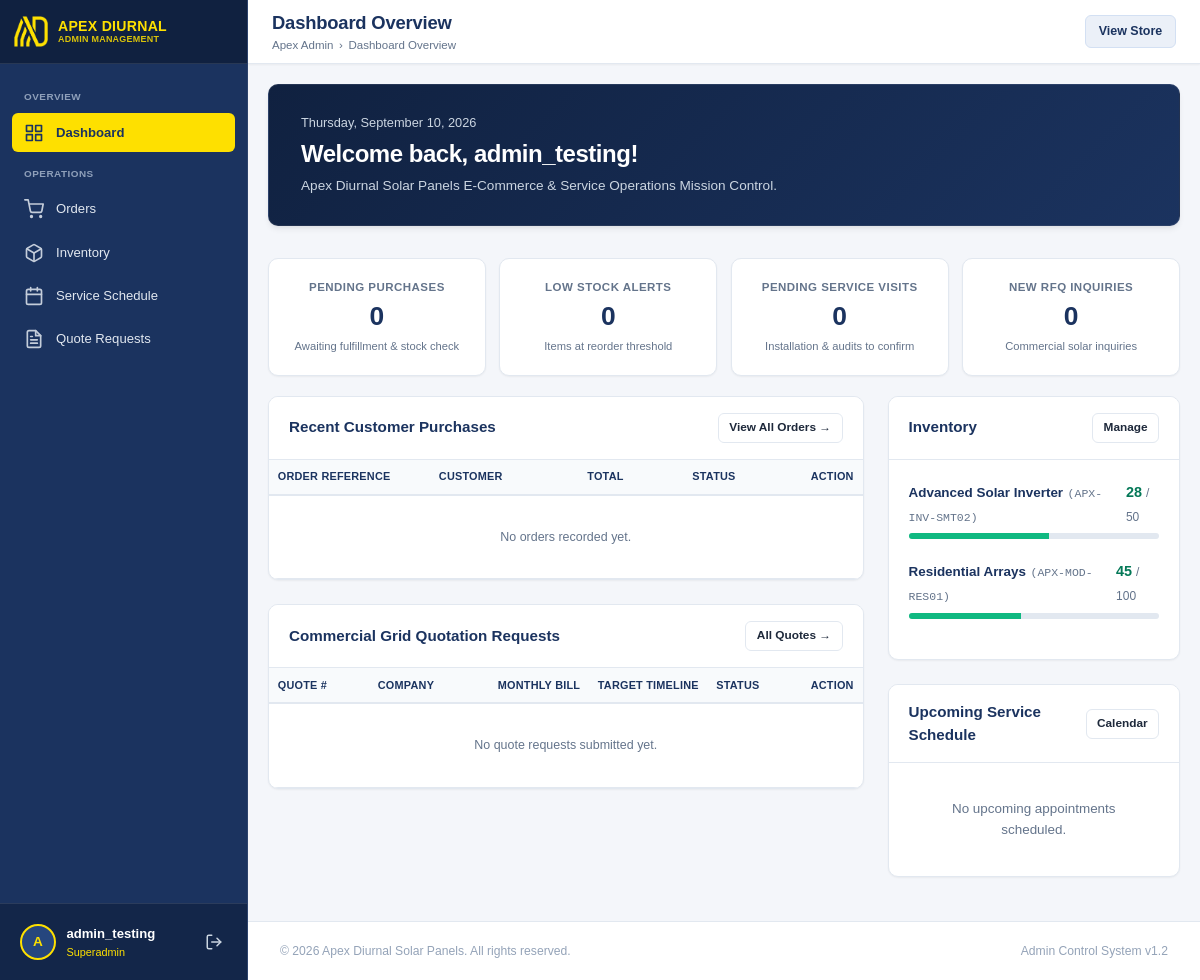
/admin/index.php (signed in), run on the app's committed database.
### tables this page shows
CREATE TABLE IF NOT EXISTS inventory (
    id INT AUTO_INCREMENT PRIMARY KEY,
    product_id VARCHAR(50) NOT NULL UNIQUE,
    sku VARCHAR(50) NOT NULL UNIQUE,
    current_stock INT NOT NULL DEFAULT 0,
    min_stock_level INT NOT NULL DEFAULT 5,
    max_stock_level INT NOT NULL DEFAULT 100,
    reorder_point INT NOT NULL DEFAULT 10,
    last_updated TIMESTAMP DEFAULT CURRENT_TIMESTAMP ON UPDATE CURRENT_TIMESTAMP,
    FOREIGN KEY (product_id) REFERENCES products(id) ON DELETE CASCADE
);

CREATE TABLE IF NOT EXISTS products (
    id VARCHAR(50) PRIMARY KEY,
    name VARCHAR(255) NOT NULL,
    type ENUM('physical', 'service', 'custom') NOT NULL DEFAULT 'physical',
    base_price DECIMAL(10,2) NOT NULL DEFAULT 0.00,
    description TEXT,
    image VARCHAR(255),
    is_active TINYINT(1) NOT NULL DEFAULT 1,
    created_at TIMESTAMP DEFAULT CURRENT_TIMESTAMP
);

### admin/auth.php (called while the page is built, shortened)
<?php
function isAdminLoggedIn(): bool
{
    return !empty($_SESSION['admin_id']);
}
function getAdminUser(): ?array
{
    return [
        'id' => (int) $_SESSION['admin_id'],
        'username' => $_SESSION['admin_username'] ?? 'Admin',
        'email' => $_SESSION['admin_email'] ?? '',
        'role' => $_SESSION['admin_role'] ?? 'staff',
    ];
}

### admin/index.php (the view, shortened to what this page needs)
<?php
require_once __DIR__ . '/auth.php';
$db = getConnection();
$pending_orders = (int) $db->query("SELECT COUNT(*) FROM orders WHERE status = 'pending'")->fetchColumn();
$low_stock_items = (int) $db->query("SELECT COUNT(*) FROM inventory WHERE current_stock <= reorder_point")->fetchColumn();
$pending_bookings = (int) $db->query("SELECT COUNT(*) FROM service_bookings WHERE status = 'pending'")->fetchColumn();
$new_quotes = (int) $db->query("SELECT COUNT(*) FROM quote_requests WHERE status = 'new'")->fetchColumn();
$sqlRecentOrders = "
    SELECT
        o.id, o.order_number, o.customer_name, o.total_amount, o.status, o.created_at,
        COUNT(oi.id) as item_count
    FROM orders o
    LEFT JOIN order_items oi ON o.id = oi.order_id
    GROUP BY o.id
    ORDER BY o.created_at DESC
    LIMIT 6
";
$recent_orders = $db->query($sqlRecentOrders)->fetchAll(PDO::FETCH_ASSOC);
$sqlUpcomingBookings = "
    SELECT * FROM service_bookings
    WHERE preferred_date >= CURDATE() AND status != 'cancelled'
    ORDER BY preferred_date ASC, preferred_time_slot ASC
    LIMIT 5
";
$upcoming_bookings = $db->query($sqlUpcomingBookings)->fetchAll(PDO::FETCH_ASSOC);
$sqlRecentQuotes = "
    SELECT * FROM quote_requests
    ORDER BY (status = 'new') DESC, created_at DESC
    LIMIT 5
";
$recent_quotes = $db->query($sqlRecentQuotes)->fetchAll(PDO::FETCH_ASSOC);
$sqlInventory = "
    SELECT p.name, p.image, i.sku, i.current_stock, i.min_stock_level, i.max_stock_level, i.reorder_point
    FROM inventory i
    JOIN products p ON i.product_id = p.id
    ORDER BY (i.current_stock <= i.reorder_point) DESC, i.current_stock ASC
";
$inventory_health = $db->query($sqlInventory)->fetchAll(PDO::FETCH_ASSOC);
$admin = getAdminUser();
include __DIR__ . '/includes/header.php';
?>
<div
  style="background: linear-gradient(135deg, var(--navy-dark) 0%, var(--navy-primary) 100%); color:#ffffff; border-radius: var(--radius-md); padding: 1.75rem 2rem; margin-bottom: 2rem; display: flex; justify-content: space-between; align-items: center; flex-wrap: wrap; gap: 1.25rem; border: 1px solid rgba(255,255,255,0.08); box-shadow: var(--shadow-md);">
  <div>
    <div style="display:flex; align-items:center; gap:0.5rem; margin-bottom:0.25rem;">
      <span style="font-size:0.8rem; color:#cbd5e1;"><?php echo date('l, F j, Y'); ?></span>
    </div>
    <h2 style="font-size: 1.5rem; font-weight: 700; color: #ffffff; letter-spacing: -0.02em;">
      Welcome back, <?php echo htmlspecialchars($admin['username'] ?? 'Admin'); ?>!
    </h2>
    <p style="font-size: 0.85rem; color: #cbd5e1; margin-top: 0.25rem;">
      Apex Diurnal Solar Panels E-Commerce & Service Operations Mission Control.
    </p>
  </div>
</div>
<div class="metrics-grid">
  <div class="metric-card">
    <div class="metric-details">
      <h3>Pending Purchases</h3>
      <div class="metric-value" style="<?php echo $pending_orders > 0 ? 'color:#b45309;' : ''; ?>">
        <?php echo $pending_orders; ?>
      </div>
      <div class="metric-subtext">Awaiting fulfillment & stock check</div>
    </div>
  </div>
  <div class="metric-card">
    <div class="metric-details">
      <h3>Low Stock Alerts</h3>
      <div class="metric-value" style="<?php echo $low_stock_items > 0 ? 'color:#ea580c;' : ''; ?>">
        <?php echo $low_stock_items; ?>
      </div>
      <div class="metric-subtext">Items at reorder threshold</div>
    </div>
  </div>
  <div class="metric-card">
    <div class="metric-details">
      <h3>Pending Service Visits</h3>
      <div class="metric-value"><?php echo $pending_bookings; ?></div>
      <div class="metric-subtext">Installation & audits to confirm</div>
    </div>
  </div>
  <div class="metric-card">
    <div class="metric-details">
      <h3>New RFQ Inquiries</h3>
      <div class="metric-value"><?php echo $new_quotes; ?></div>
      <div class="metric-subtext">Commercial solar inquiries</div>
    </div>
  </div>
</div>
<div class="admin-grid-2col">
  <div>
    <div class="card">
      <div class="card-header">
        <div class="card-title">
          <span>Recent Customer Purchases</span>
        </div>
        <a href="orders/index.php" class="btn btn-secondary btn-sm">View All Orders &rarr;</a>
      </div>
      <div class="table-responsive">
        <table class="admin-table">
          <thead>
            <tr>
              <th style="min-width: 120px;">Order Reference</th>
              <th style="min-width: 120px;">Customer</th>
              <th style="min-width: 85px;">Total</th>
              <th style="min-width: 80px;">Status</th>
              <th style="text-align: right; width: 80px; min-width: 80px;">Action</th>
            </tr>
          </thead>
          <tbody>
            <?php if (empty($recent_orders)): ?>
              <tr>
                <td colspan="5" style="text-align: center; padding: 2rem; color: var(--text-muted);">No orders recorded
                  yet.</td>
              </tr>
            <?php endif; ?>
          </tbody>
        </table>
      </div>
    </div>
    <div class="card">
      <div class="card-header">
        <div class="card-title">
          <span>Commercial Grid Quotation Requests</span>
        </div>
        <a href="quotes/index.php" class="btn btn-secondary btn-sm">All Quotes &rarr;</a>
      </div>
      <div class="table-responsive">
        <table class="admin-table">
          <thead>
            <tr>
              <th style="min-width: 100px;">Quote #</th>
              <th style="min-width: 120px;">Company</th>
              <th style="min-width: 90px;">Monthly Bill</th>
              <th style="min-width: 95px;">Target Timeline</th>
              <th style="min-width: 75px;">Status</th>
              <th style="text-align: right; width: 80px; min-width: 80px;">Action</th>
            </tr>
          </thead>
          <tbody>
            <?php if (empty($recent_quotes)): ?>
              <tr>
                <td colspan="6" style="text-align: center; padding: 2rem; color: var(--text-muted);">No quote requests
                  submitted yet.</td>
              </tr>
            <?php endif; ?>
          </tbody>
        </table>
      </div>
    </div>
  </div>
  <div>
    <div class="card">
      <div class="card-header">
        <div class="card-title">
          <span>Inventory</span>
        </div>
        <a href="inventory/index.php" class="btn btn-secondary btn-sm">Manage</a>
      </div>
      <div class="card-body">
        <?php foreach ($inventory_health as $inv):
          $curr = (int) $inv['current_stock'];
          $max = max(1, (int) $inv['max_stock_level']);
          $reorder = (int) $inv['reorder_point'];
          $pct = min(100, round(($curr / $max) * 100));
          $isLow = ($curr <= $reorder);
          ?>
          <div style="margin-bottom: 1.25rem;">
            <div style="display: flex; justify-content: space-between; align-items: baseline; margin-bottom: 0.35rem;">
              <div>
                <span
                  style="font-weight: 700; font-size: 0.84rem; color: var(--navy-primary);"><?php echo htmlspecialchars($inv['name']); ?></span>
                <span
                  style="font-size: 0.72rem; color: var(--text-muted); font-family: monospace;">(<?php echo htmlspecialchars($inv['sku']); ?>)</span>
              </div>
              <div>
                <span style="font-weight: 700; font-size: 0.9rem; color: <?php echo $isLow ? '#ea580c' : '#047857'; ?>;">
                  <?php echo $curr; ?>
                </span>
                <span style="font-size: 0.75rem; color: var(--text-muted);">/ <?php echo $max; ?></span>
              </div>
            </div>
            <div style="width: 100%; height: 6px; background: #e2e8f0; border-radius: 9999px; overflow: hidden;">
              <div
                style="height: 100%; width: <?php echo $pct; ?>%; background: <?php echo $isLow ? '#f59e0b' : '#10b981'; ?>;">
              </div>
            </div>
          </div>
        <?php endforeach; ?>
      </div>
    </div>
    <div class="card">
      <div class="card-header">
        <div class="card-title">
          <span>Upcoming Service Schedule</span>
        </div>
        <a href="schedule/index.php" class="btn btn-secondary btn-sm">Calendar</a>
      </div>
      <div class="card-body" style="padding: 0.75rem 1.25rem;">
        <?php if (empty($upcoming_bookings)): ?>
          <div style="text-align: center; padding: 1.5rem; color: var(--text-muted); font-size: 0.84rem;">
            No upcoming appointments scheduled.
          </div>
        <?php endif; ?>
      </div>
    </div>
  </div>
</div>
<?php include __DIR__ . '/includes/footer.php'; ?>

### admin/assets/css/admin.css (style rules this page uses)
:root { --navy-primary: #1b335f; --navy-dark: #102140; --navy-light: #26467e; --navy-subtle: #ebf0f8; --yellow-accent: #fee000; --yellow-hover: #e5ca00; --bg-page: #f4f6fa; --bg-card: #ffffff; --border-color: #e2e8f0; --text-main: #1e293b; --text-muted: #64748b; --text-light: #94a3b8; --sidebar-width: 248px; --header-height: 64px; --success: #10b981; --success-bg: #ecfdf5; --warning: #f59e0b; --warning-bg: #fffbeb; --danger: #ef4444; --danger-bg: #fef2f2; --info: #0284c7; --info-bg: #f0f9ff; --shadow-sm: 0 1px 2px 0 rgba(0, 0, 0, 0.05); --shadow-md: 0 4px 6px -1px rgba(0, 0, 0, 0.07), 0 2px 4px -2px rgba(0, 0, 0, 0.05); --shadow-lg: 0 10px 15px -3px rgba(0, 0, 0, 0.08), 0 4px 6px -4px rgba(0, 0, 0, 0.04); --radius-sm: 6px; --radius-md: 10px; --radius-lg: 16px; }
* { box-sizing: border-box; margin: 0; padding: 0; }
body { font-family: Verdana, Geneva, Tahoma, sans-serif; background-color: var(--bg-page); color: var(--text-main); line-height: 1.5; -webkit-font-smoothing: antialiased; min-height: 100vh; overflow-x: hidden; max-width: 100%; }
a { color: inherit; text-decoration: none; }
.btn { display: inline-flex; align-items: center; justify-content: center; gap: 0.45rem; padding: 0.5rem 1rem; font-size: 0.82rem; font-weight: 600; border-radius: var(--radius-sm); border: 1px solid transparent; cursor: pointer; transition: all 0.2s ease; text-decoration: none; white-space: nowrap; }
.btn-secondary { background-color: #ffffff; color: var(--text-main); border-color: var(--border-color); }
.btn-sm { padding: 0.32rem 0.65rem; font-size: 0.74rem; white-space: nowrap; }
.metrics-grid { display: grid; grid-template-columns: repeat(4, 1fr); gap: 0.85rem; margin-bottom: 1.25rem; }
.metric-card { background: var(--bg-card); border-radius: var(--radius-md); padding: 1.25rem 1rem; box-shadow: var(--shadow-sm); border: 1px solid var(--border-color); display: flex; flex-direction: column; align-items: center; justify-content: center; text-align: center; gap: 0.25rem; min-width: 0; transition: transform 0.2s, box-shadow 0.2s; }
.metric-details { min-width: 0; width: 100%; display: flex; flex-direction: column; align-items: center; justify-content: center; text-align: center; }
.metric-details h3 { font-size: 0.72rem; text-transform: uppercase; letter-spacing: 0.04em; color: var(--text-muted); margin-bottom: 0.35rem; white-space: nowrap; overflow: hidden; text-overflow: ellipsis; font-weight: 700; text-align: center; width: 100%; }
.metric-value { font-size: 1.65rem; font-weight: 700; color: var(--navy-primary); line-height: 1.2; text-align: center; width: 100%; margin-bottom: 0.2rem; }
.metric-subtext { font-size: 0.7rem; color: var(--text-muted); margin-top: 0.1rem; white-space: nowrap; overflow: hidden; text-overflow: ellipsis; text-align: center; width: 100%; }
.card { background: var(--bg-card); border-radius: var(--radius-md); box-shadow: var(--shadow-sm); border: 1px solid var(--border-color); margin-bottom: 1.5rem; overflow: hidden; }
.card-header { padding: 1rem 1.25rem; border-bottom: 1px solid var(--border-color); display: flex; align-items: center; justify-content: space-between; background: #ffffff; }
.card-title { font-size: 0.95rem; font-weight: 700; color: var(--navy-primary); display: flex; align-items: center; gap: 0.45rem; }
.card-body { padding: 1.25rem; }
.table-responsive { width: 100%; max-width: 100%; overflow-x: auto; -webkit-overflow-scrolling: touch; box-sizing: border-box; scrollbar-width: none; -ms-overflow-style: none; }
.admin-table { width: 100%; border-collapse: collapse; text-align: left; font-size: 0.78rem; }
.admin-table th { background: #f8fafc; color: var(--navy-primary); font-weight: 700; font-size: 0.68rem; text-transform: uppercase; letter-spacing: 0.02em; padding: 0.55rem 0.55rem; border-bottom: 2px solid var(--border-color); white-space: nowrap; }
.admin-table td { padding: 0.55rem 0.55rem; border-bottom: 1px solid var(--border-color); vertical-align: middle; }
.admin-grid-2col { display: grid; grid-template-columns: 2fr 1fr; gap: 1.5rem; align-items: start; }

### data on the page
inventory: product.name "Advanced Solar Inverter", sku "APX-INV-SMT02", current_stock "28", max_stock_level "50", reorder_point 8 (drawn)
inventory: product.name "Residential Arrays", sku "APX-MOD-RES01", current_stock "45", max_stock_level "100", reorder_point 10 (drawn)

### other printed values
substr($adminUser['username'] ?? 'A', 0, 1) "A"
$adminUser['username'] "admin_testing"
$adminUser['role'] "Superadmin"
$page_title "Dashboard Overview"
$admin['username'] "admin_testing"
$pending_orders "0"
$low_stock_items "0"
$pending_bookings "0"
$new_quotes "0"
